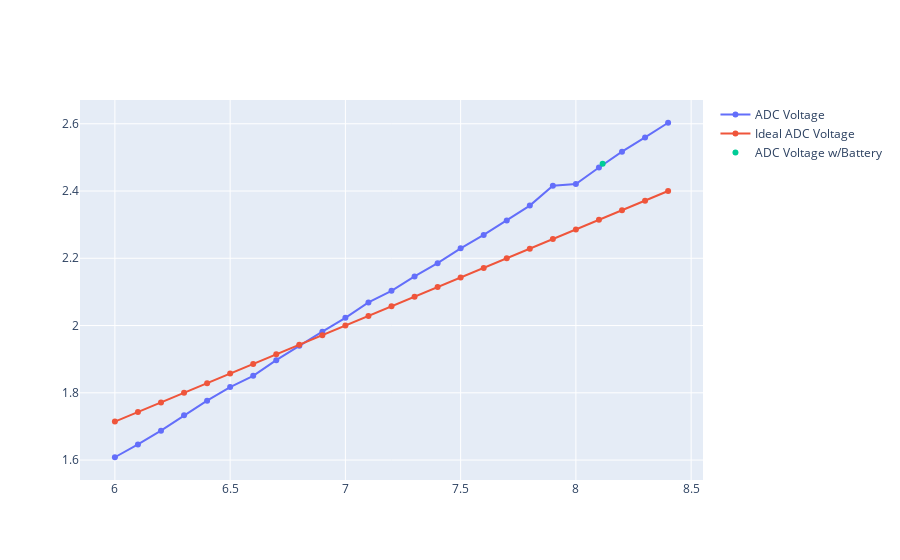

The notebook cell this image was saved under:
### Markdown cell above
$$V_{\text{IdealADC}} = 0.286 V_{\text{batt}}$$
$$V_{\text{ADC}} \approx 0.414 V_{\text{batt}} - 0.877$$

### Code cell
# Aggregate ADC voltages
v_adc_agg = v_adc.mean(axis=1)

# Create traces
fig = go.Figure()
fig.add_trace(go.Scatter(
    x=v_batt, 
    y=v_adc_agg, 
    mode='lines+markers',
    name='ADC Voltage'
))
fig.add_trace(go.Scatter(
    x=v_batt, 
    y=v_batt/3.5, 
    mode='lines+markers',
    name='Ideal ADC Voltage'
))
fig.add_trace(go.Scatter(
    x=[8.116], 
    y=[2.481], 
    mode='markers',
    name='ADC Voltage w/Battery'
))

# Show the figure
fig.show()

### Figure 1 — Plotly figure (JSON) as saved in the notebook; plotly's stock layout.template omitted (floating-point values rounded to 4 significant figures)
{"data": [{"mode": "lines+markers", "name": "ADC Voltage", "type": "scatter", "x": [6, 6.1, 6.2, 6.3, 6.4, 6.5, 6.6, 6.7, 6.8, 6.9, 7, 7.1, 7.2, 7.3, 7.4, 7.5, 7.6, 7.7, 7.8, 7.9, 8, 8.1, 8.2, 8.3, 8.4], "y": [1.608, 1.646, 1.687, 1.733, 1.777, 1.817, 1.85, 1.897, 1.94, 1.982, 2.023, 2.069, 2.103, 2.146, 2.185, 2.23, 2.269, 2.313, 2.357, 2.416, 2.421, 2.47, 2.517, 2.559, 2.603]}, {"mode": "lines+markers", "name": "Ideal ADC Voltage", "type": "scatter", "x": [6, 6.1, 6.2, 6.3, 6.4, 6.5, 6.6, 6.7, 6.8, 6.9, 7, 7.1, 7.2, 7.3, 7.4, 7.5, 7.6, 7.7, 7.8, 7.9, 8, 8.1, 8.2, 8.3, 8.4], "y": [1.714, 1.743, 1.771, 1.8, 1.829, 1.857, 1.886, 1.914, 1.943, 1.971, 2, 2.029, 2.057, 2.086, 2.114, 2.143, 2.171, 2.2, 2.229, 2.257, 2.286, 2.314, 2.343, 2.371, 2.4]}, {"mode": "markers", "name": "ADC Voltage w/Battery", "type": "scatter", "x": [8.116], "y": [2.481]}], "layout": {}}
